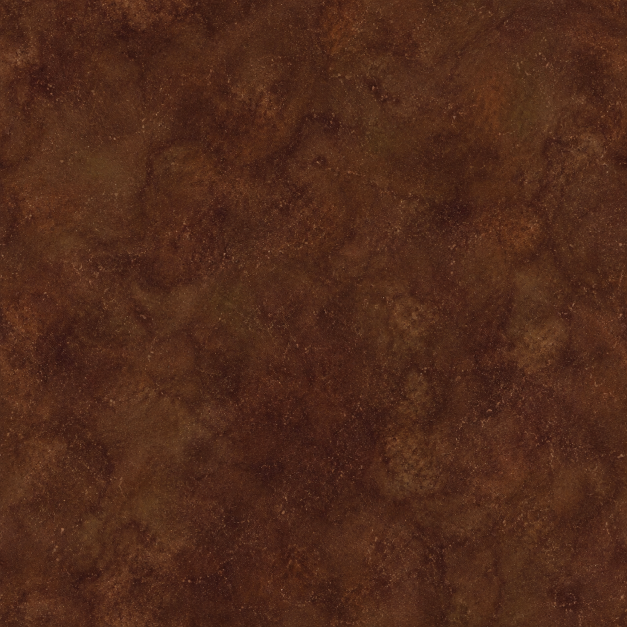
#> input picture tools/devonian/creatures/furcaster/imagegen-skin-source.png, 1254 x 1254 px (shown at 1/2 size)
$ python materials.py
#> lines starting #> are read from the running program, lines starting #| are printed output that depends on the picture
"""Original living echinoderm pigment with restrained fine stereom/skin detail."""
from pathlib import Path
from PIL import Image,ImageFilter
import numpy as np
H=Path(__file__).resolve().parent;N=1024
im=Image.open(H/'imagegen-skin-source.png').convert('RGB').resize((N,N),Image.Resampling.LANCZOS);raw=np.asarray(im).astype(float)/255;y,x=np.mgrid[0:N,0:N]/(N-1);lum=raw.mean(2);rng=np.random.default_rng(6402);noise=np.asarray(Image.fromarray(np.uint8(rng.random((N,N))*255)).filter(ImageFilter.GaussianBlur(.8))).astype(float)/255
#> after `lum = raw.mean(2)`:
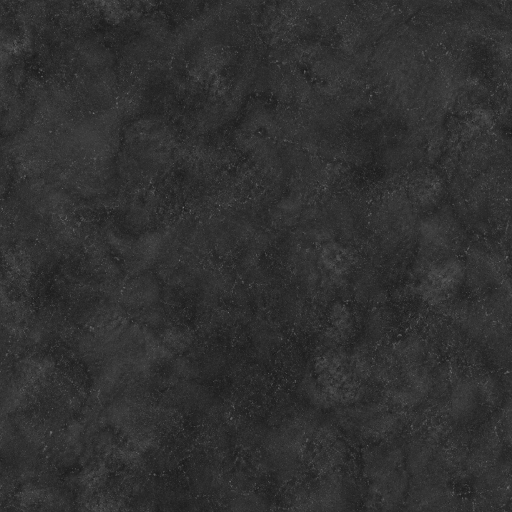
#> lum: shape (1024, 1024) float64 (shown at 1/2 size); min 0.0837, max 0.608, mean 0.193
h=(noise-.5)*.018+(lum-np.asarray(im.filter(ImageFilter.GaussianBlur(4))).mean(2)/255)*.04;dy,dx=np.gradient(h);nm=np.stack([-dx,dy,np.ones_like(dx)],2);nm/=np.linalg.norm(nm,axis=2)[:,:,None]
#> after `h = (noise - 0.5) * 0.018 + (lum - np.asarray(im.filter(ImageFilter.Ga`:
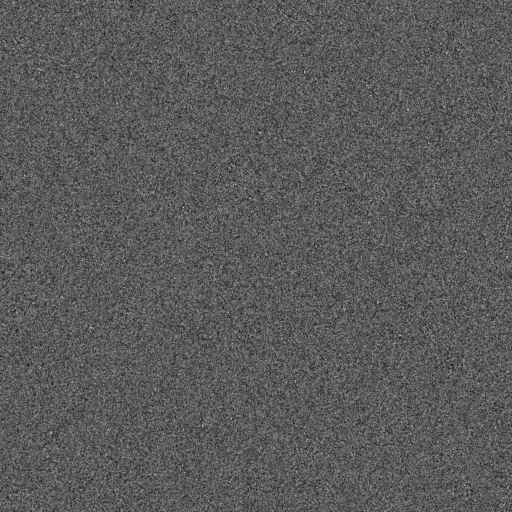
#> h: shape (1024, 1024) float64 (shown at 1/2 size); min -0.00889, max 0.016, mean -4.04e-05; drawn with min black and max white
#> after `dy, dx = np.gradient(h)`:
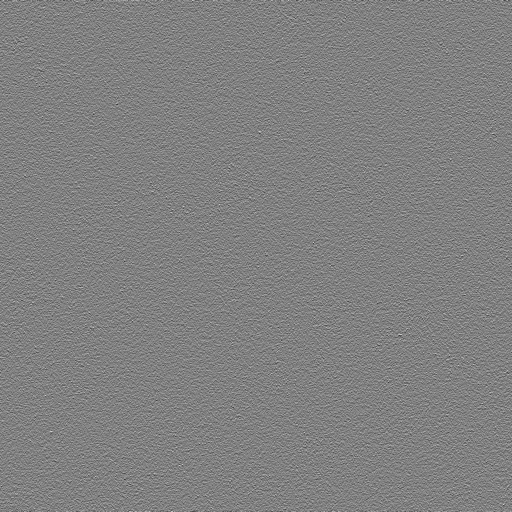
#> dy: shape (1024, 1024) float64 (shown at 1/2 size); min -0.0088, max 0.00864, mean -3.11e-07; drawn with min black and max white
#> after `dy, dx = np.gradient(h)`:
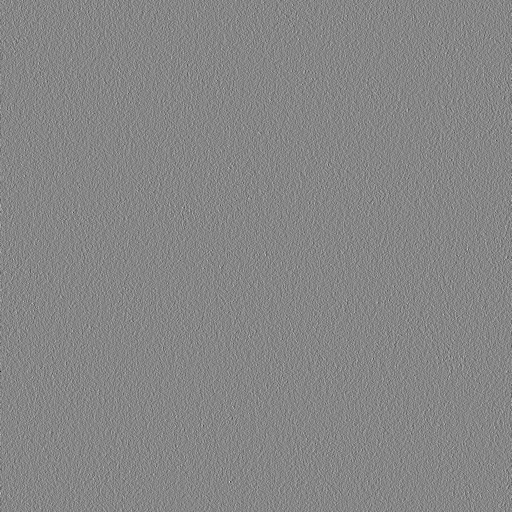
#> dx: shape (1024, 1024) float64 (shown at 1/2 size); min -0.0112, max 0.01, mean -3.23e-07; drawn with min black and max white
#> after `nm = np.stack([-dx, dy, np.ones_like(dx)], 2)`:
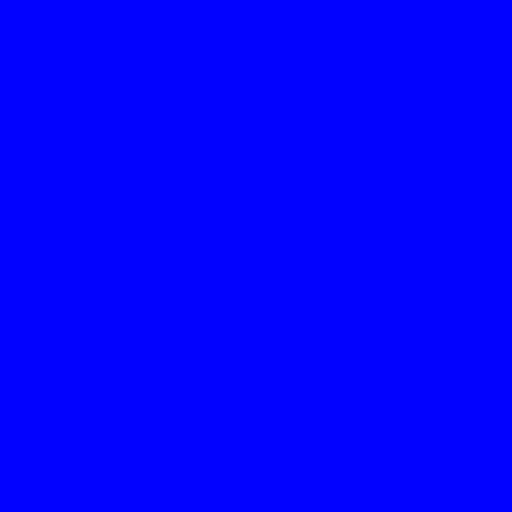
#> nm: shape (1024, 1024, 3) float64 (shown at 1/2 size); mean of channels 0, 1, 2 3.23e-07, -3.11e-07, 1; drawn with min black and max white
def save(name,a):Image.fromarray(np.uint8(np.clip(a,0,1)*255)).save(H/name)
for name,mix,col in [('body',.75,[.24,.10,.068]),('ossicles',.44,[.46,.31,.17]),('spines',.28,[.44,.33,.21]),('underside',.28,[.43,.28,.19]),('podia',.34,[.34,.245,.15])]:
 base=raw*mix+np.array(col)*(1-mix);base+=.025*np.cos(y*2*np.pi*5)[:,:,None]*np.array([1,.7,.5]);save(name+'-albedo.png',base);save(name+'-normal.png',nm*.5+.5);save(name+'-roughness.png',.52+(noise-.5)*.10)
#> this loop made 5 passes
#> pass 1, in save (call 2), `def save(name,a):Image.fromarray(np.uint8(np.clip(a,0,1)*255)).save(H/..`:
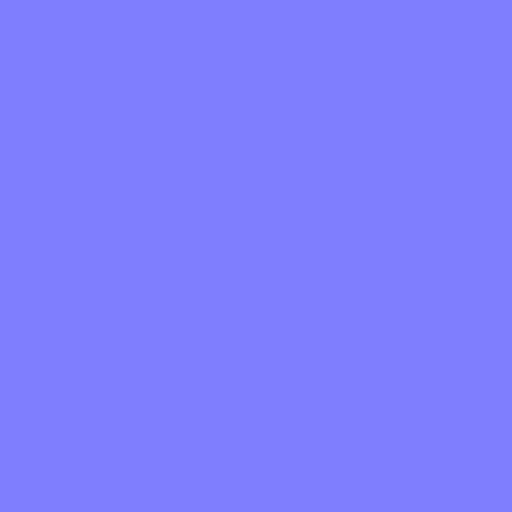
#> saved as body-normal.png: PIL image 1024x1024 RGB (shown at 1/2 size); mean R, G, B 127, 127, 254
#> after the loop:
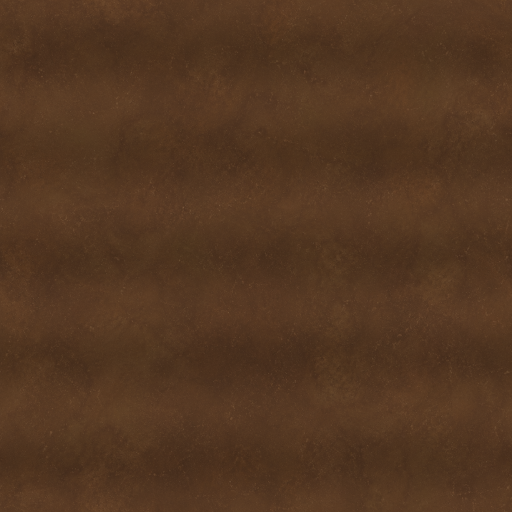
#> base: shape (1024, 1024, 3) float64 (shown at 1/2 size); mean R, G, B 0.33, 0.218, 0.134
print('Furcaster original PBR maps ready')

$ run again, with tools/devonian/creatures/furcaster/podia-albedo.png copied over tools/devonian/creatures/furcaster/imagegen-skin-source.png
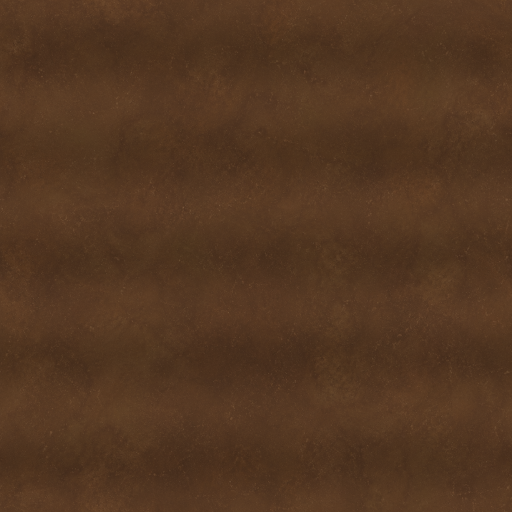
#> input picture tools/devonian/creatures/furcaster/podia-albedo.png, 1024 x 1024 px (shown at 1/2 size)
#> im is the input picture: PIL image 1024x1024 RGB; mean R, G, B 83.6, 55, 33.7
#> `lum = raw.mean(2)`:
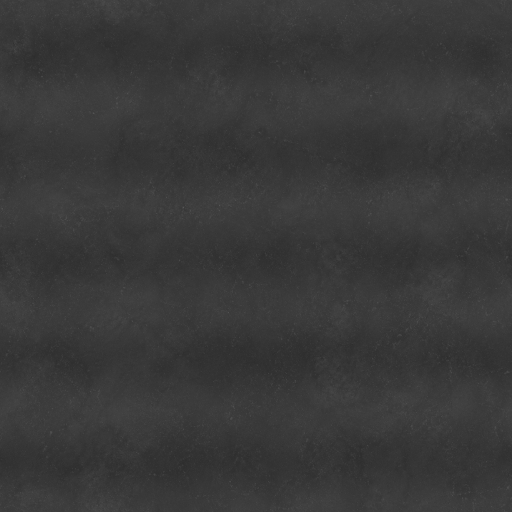
#> lum: shape (1024, 1024) float64 (shown at 1/2 size); min 0.171, max 0.384, mean 0.225
#> `h = (noise - 0.5) * 0.018 + (lum - np.asarray(im.filter(ImageFilter.Ga`:
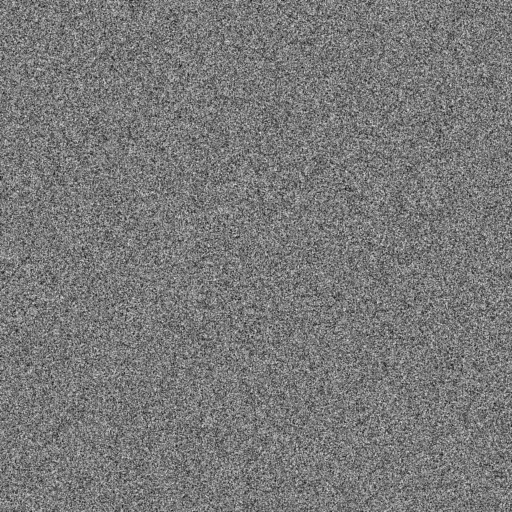
#> h: shape (1024, 1024) float64 (shown at 1/2 size); min -0.00725, max 0.00792, mean -4.05e-05; drawn with min black and max white
